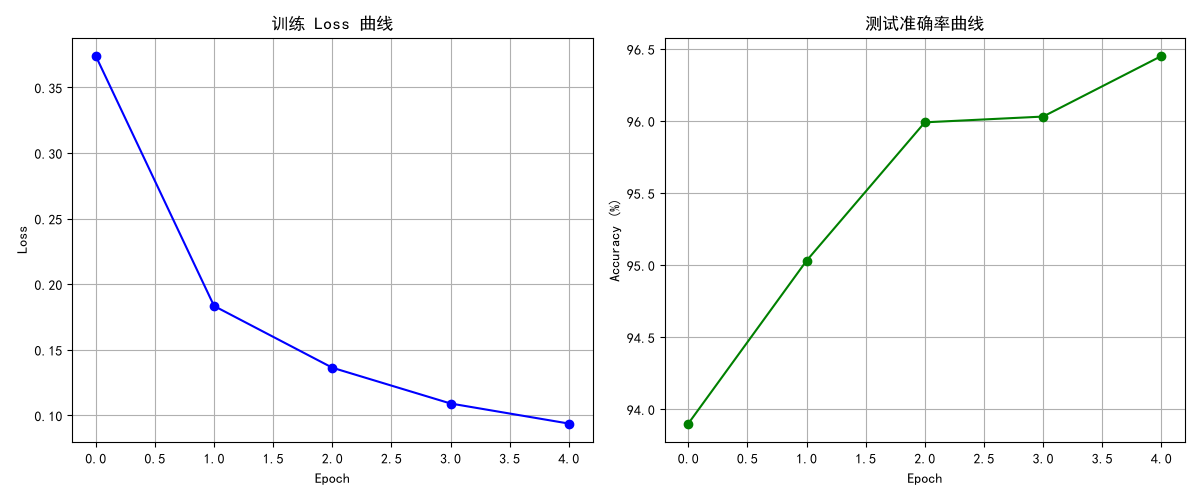

Write Python code to recreate this figure.
import torch
import torch.nn as nn
import torch.optim as optim
from torch.utils.data import DataLoader
from torchvision import datasets, transforms
import matplotlib.pyplot as plt

plt.rcParams["font.sans-serif"] = ["SimHei"]
plt.rcParams["axes.unicode_minus"] = False

transform = transforms.Compose([
    transforms.ToTensor(),
    transforms.Normalize((0.5,), (0.5,))
])

train_dataset = datasets.MNIST(root = "./data",  train = True, download = True, transform = transform)
test_dataset = datasets.MNIST(root = "./data",  train = False, download = True, transform = transform)

train_loader = DataLoader(train_dataset, batch_size = 64, shuffle = True)
test_loader = DataLoader(test_dataset, batch_size = 64, shuffle = False)
print(f"训练集：{len(train_dataset)} 张 | 测试集：{len(test_dataset)} 张")

class MNISTModel(nn.Module):
    def __init__(self):
        super().__init__()
        self.net = nn.Sequential(
            nn.Flatten(),
            nn.Linear(784, 128), nn.ReLU(),
            nn.Linear(128, 64), nn.ReLU(),
            nn.Linear(64, 10)
        )
    def forward(self, x):
        return self.net(x)

model = MNISTModel()
loss_fn = nn.CrossEntropyLoss()
optimizer = optim.Adam(model.parameters(), lr = 0.001)
epochs = 5
train_losses, test_accuracies = [], []

for epoch in range(epochs):
    model.train()
    total_loss = 0
    for images, labels in train_loader:
        y_pred = model(images)
        loss = loss_fn(y_pred, labels)
        optimizer.zero_grad()
        loss.backward()
        optimizer.step()
        total_loss += loss.item()
    avg_loss = total_loss / len(train_loader)
    train_losses.append(avg_loss)

    model.eval()
    correct = 0
    total = 0
    with torch.no_grad():
        for images, labels in test_loader:
            y_pred = model(images)
            predicted = y_pred.argmax(dim = 1)
            correct += (predicted == labels).sum().item()
            total += labels.size(0)
    accuracy = correct / total
    test_accuracies.append(accuracy)
    print(f"Epoch {epoch+1}/{epochs} | Train Loss: {avg_loss:.4f} | Test Acc: {accuracy*100:.2f}%")

plt.figure(figsize=(12, 5))

plt.subplot(1, 2, 1)
plt.plot(train_losses, marker="o", color="blue")
plt.title("训练 Loss 曲线")
plt.xlabel("Epoch")
plt.ylabel("Loss")
plt.grid(True)

plt.subplot(1, 2, 2)
plt.plot([a * 100 for a in test_accuracies], marker="o", color="green")
plt.title("测试准确率曲线")
plt.xlabel("Epoch")
plt.ylabel("Accuracy (%)")
plt.grid(True)

plt.tight_layout()
plt.savefig("day14_mnist.png")
plt.show()

model.eval()
images, labels = next(iter(test_loader))
with torch.no_grad():
    y_pred = model(images)
    predicted = y_pred.argmax(dim=1)

plt.figure(figsize=(12, 6))
for i in range(8):
    plt.subplot(2, 4, i+1)
    plt.imshow(images[i].squeeze(), cmap="gray")
    plt.title(f"真实: {labels[i].item()} | 预测: {predicted[i].item()}")
    plt.axis("off")
plt.tight_layout()
plt.savefig("day14_predictions.png")
plt.show()
